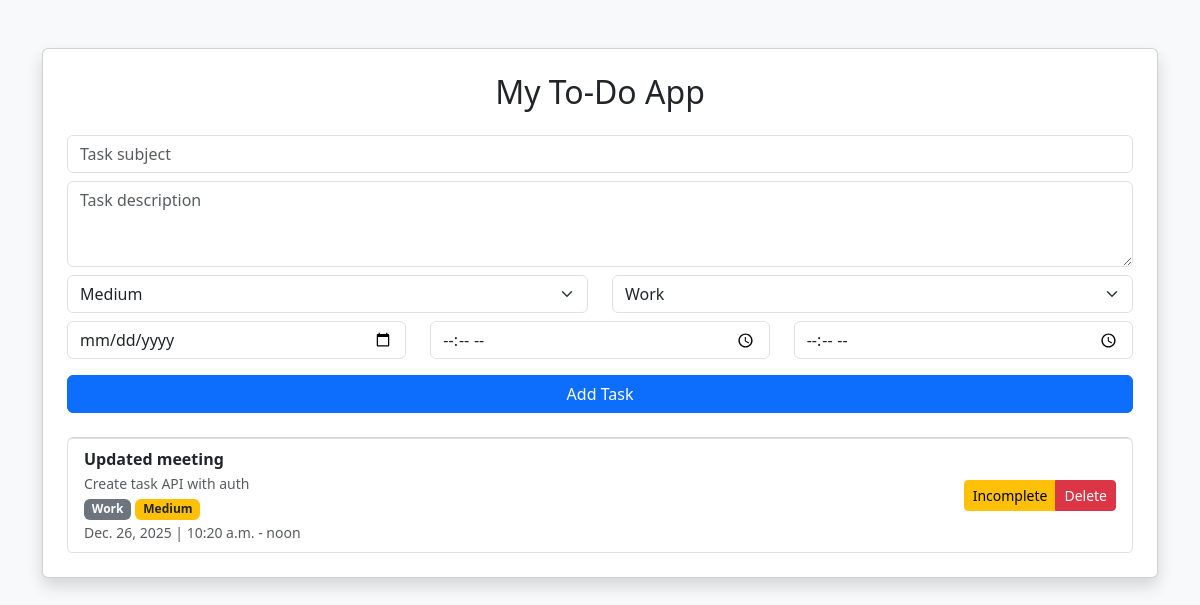
The app's page / (signed in) with its own data.
### tasks/models.py (models this page shows, shortened)
class Task(models.Model):
    user = models.ForeignKey(
        User,
        on_delete=models.CASCADE
    )
    subject = models.CharField(max_length=200)
    description = models.TextField(blank=True)
    PRIORITY_CHOICES = [
        ('L', 'Low'),
        ('M', 'Medium'),
        ('H', 'High'),
    ]
    priority = models.CharField(
        max_length=1,
        choices=PRIORITY_CHOICES,
        default='M'
    )
    CATEGORY_CHOICES = [
        ('WORK', 'Work'),
        ('STUDY', 'Study'),
        ('PERSONAL', 'Personal'),
    ]
    category = models.CharField(
        max_length=20,
        choices=CATEGORY_CHOICES,
        default='WORK'
    )
    task_date = models.DateField()
    start_time = models.TimeField(null=True, blank=True)
    end_time = models.TimeField(null=True, blank=True)
    completed = models.BooleanField(default=False)
    created_at = models.DateTimeField(auto_now_add=True)

### tasks/views.py (the view)
# urls.py: path("", views.task_list, name="task_list"),
@login_required
def task_list(request):
    if request.method == "POST":
        form = TaskForm(request.POST)
        if form.is_valid():
            task = form.save(commit=False)
            task.user = request.user   # 🔥 OWNER SET
            task.save()
            return redirect("task_list")
    else:
        form = TaskForm()
    tasks = Task.objects.filter(user=request.user)
    return render(request, "tasks/task_list.html", {
        "form": form,
        "tasks": tasks
    })

### tasks/templates/tasks/task_list.html (shortened to what this page needs)
<!DOCTYPE html>
<html lang="en">
<head>
    <link
        href="https://cdn.jsdelivr.net/npm/bootstrap@5.3.3/dist/css/bootstrap.min.css"
        rel="stylesheet"
    >
</head>
<body class="bg-light">
<div class="container mt-5">
    <div class="card shadow p-4">
        <h2 class="mb-4 text-center">My To-Do App</h2>
        <form method="POST" class="mb-4">
            <div class="mb-2">
                {{ form.subject }}
            </div>
            <div class="mb-2">
                {{ form.description }}
            </div>
            <div class="row mb-2">
                <div class="col">
                    {{ form.priority }}
                </div>
                <div class="col">
                    {{ form.category }}
                </div>
            </div>
            <div class="row mb-3">
                <div class="col">
                    {{ form.task_date }}
                </div>
                <div class="col">
                    {{ form.start_time }}
                </div>
                <div class="col">
                    {{ form.end_time }}
                </div>
            </div>
            <button type="submit" class="btn btn-primary w-100">
                Add Task
            </button>
        </form>
        <ul class="list-group">
            {% for task in tasks %}
                <li class="list-group-item d-flex justify-content-between align-items-center">
                    <div>
                        <strong>{{ task.subject }}</strong><br>
                        {% if task.description %}
                            <small class="text-muted">{{ task.description }}</small><br>
                        {% endif %}
                        <span class="badge bg-secondary">
                            {{ task.get_category_display }}
                        </span>
                        <span class="badge
                            {% if task.priority == 'H' %}bg-danger
                            {% elif task.priority == 'M' %}bg-warning text-dark
                            {% else %}bg-success
                            {% endif %}
                        ">
                            {{ task.get_priority_display }}
                        </span>
                        <br>
                        <small class="text-muted">
                            {{ task.task_date }}
                            {% if task.start_time %} | {{ task.start_time }}{% endif %}
                            {% if task.end_time %} - {{ task.end_time }}{% endif %}
                        </small>
                    </div>
                    <div class="btn-group btn-group-sm">
                        <a href="{% url 'toggle_task' task.id %}"
                           class="btn btn-warning">
                            {% if task.completed %}
                                Incomplete
                            {% else %}
                                Complete
                            {% endif %}
                        </a>
                        <a href="{% url 'delete_task' task.id %}"
                           class="btn btn-danger"
                           onclick="return confirm('Delete this task?');">
                            Delete
                        </a>
                    </div>
                </li>
            {% empty %}
                <li class="list-group-item text-center text-muted">
                    No tasks added yet
                </li>
            {% endfor %}
        </ul>
    </div>
</div>
</body>
</html>

### records on screen
Task: subject "Updated meeting", description "Create task API with auth", category "Work", priority "Medium", task_date "Dec. 26, 2025", start_time "10:20 a.m.", end_time "noon", completed "Incomplete"
